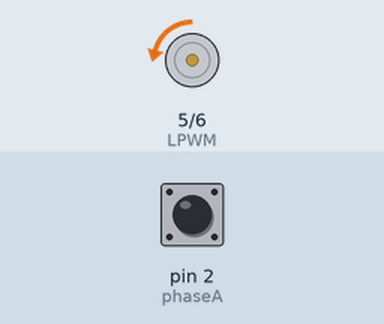
This sketch was run on a simulated Arduino Uno, built with avr-gcc and run on an emulated ATmega328P. On the bench: motor-driver pin pairs drawn as motors (green arrow = first pin HIGH = forward, orange = second pin HIGH = backward, longer = more drive). The inputs (shaded band) are chosen by the test bench; at power-on: pin 2 (phaseA) HIGH. What the sketch prints to the serial monitor is not drawn.

Above: at 0.15 s.
At 0.75 s:
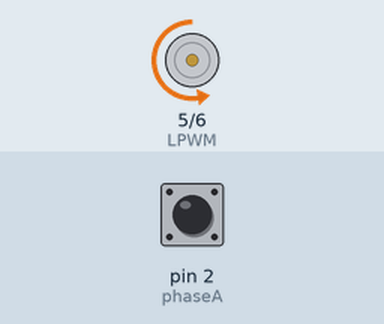
At 1.3 s:
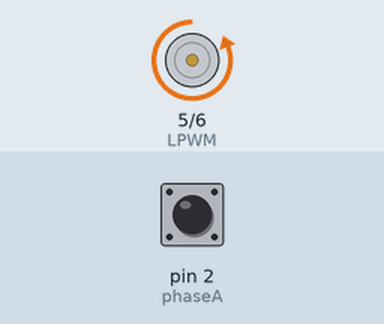
Timing chart, 0 to 2.8 s (numbered marks = the images above):
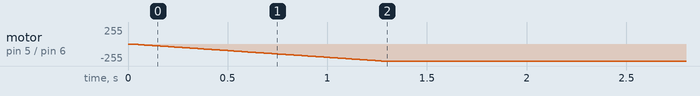

Measured:
- by itself, motor on pin 5 (LPWM) / pin 6 (RPWM): moves from stopped to backward 255/255 over 1.3 s

The sketch:

pid2.ino
```cpp
#include<avr/interrupt.h>
const int phaseA=2;
const int phaseB=3;
const int LPWM=5,RPWM=6;
volatile int xung=0;
double tocdodat;
volatile double tocdora;
volatile double out=0,lastout=0;
volatile double e=0,e1=0,e2=0;
float sampletime=0.01;
double KI,KP,KD;
double alpha,beta,gama;
int forward=0;


void demxung()
{

  if(digitalRead(phaseB)==HIGH){
    xung++;
  }
  else
  {
    xung--;
  }

}
ISR (TIMER1_OVF_vect)
{
  TCNT1=63035;
  tocdora=abs(xung)*60/(374*sampletime);Serial.println(tocdora);
  xung=0;
  e=tocdodat-tocdora;
  out=(alpha*e+beta*e1+gama*e2+2*sampletime*lastout)/(2*sampletime);
  lastout=out;
  e2=e1;
  e1=e;
  if(out>255)
    out=255;
  else if(out<-255)
  {
    out=-255;
  }
  if(out<0)
    out=255+out;
  //digitalWrite(L_EN,HIGH);
 // digitalWrite(R_EN,LOW);
 if(forward){
  digitalWrite(RPWM,LOW);
  analogWrite(LPWM,out);}
  else
  {
   digitalWrite(LPWM,LOW);
   analogWrite(RPWM,out);
  }

  //Serial.println(out);
}

void setup() {
  // put your setup code here, to run once:
pinMode(phaseA,INPUT_PULLUP);
pinMode(phaseB,INPUT_PULLUP);
pinMode(LPWM,OUTPUT);
pinMode(RPWM,OUTPUT);
attachInterrupt(0,demxung,FALLING);
Serial.begin(9600);
cli();
  TCCR1A=0x00;
  TCCR1B=0x00;
  TIMSK1=0x00;
  TCCR1B|=(1<<CS10)|(1<<CS11);
  TCNT1=63035;
  TIMSK1=(1<<TOIE1);
  sei();
  KP=0.005;KI=0.01;KD=0;
  alpha=2*sampletime*KP+KI*sampletime*sampletime+2*KD;
  beta=sampletime*sampletime*KI+4*KD+2*sampletime*KP;
  gama=2*KD;
  tocdodat=200;
}

void loop() {
  // put your main code here, to run repeatedly:

}
```
